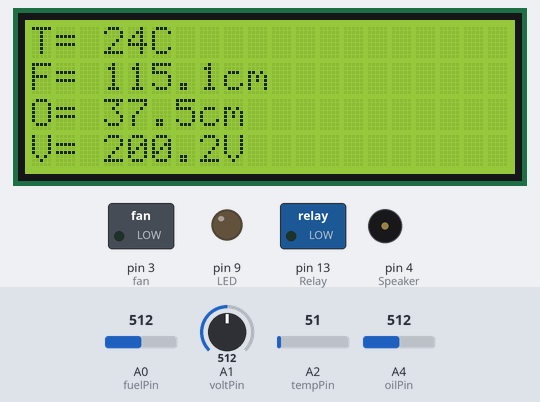
Simulated run of this sketch. Board: Arduino Uno, built with avr-gcc and run on an emulated ATmega328P. Parts: 20×4 character LCD, switched loads named in the sketch (green lamp = pin HIGH), output pins drawn as LEDs (lit = HIGH), buzzer (waves = sounding, pin HIGH). Dashed ring = blinking. Inputs (shaded band) come from the test bench; at power-on: A0 (fuelPin) = 512, A2 (tempPin) = 51, A4 (oilPin) = 512, A1 (voltPin) = 512. The modem accepts every AT command (registered, SIM ready, sends succeed) and sends nothing else; what the sketch prints to the serial monitor is not drawn.

Above: at 1.2 s.
1.3 s: A0 (fuelPin) set to 191
At 5.6 s:
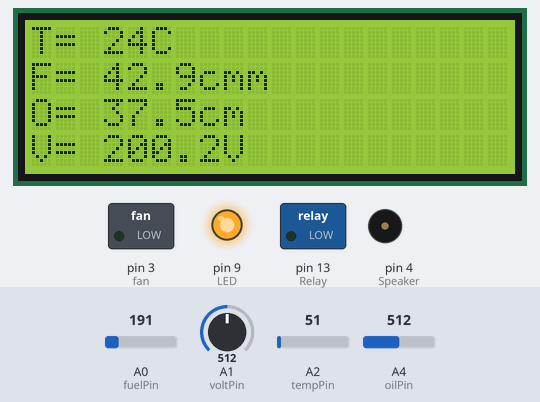
7.5 s: A0 (fuelPin) set to 159
At 9.8 s:
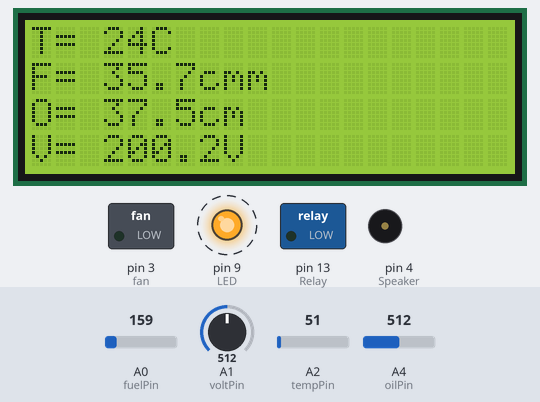
14.5 s: A2 (tempPin) set to 23
At 15.6 s:
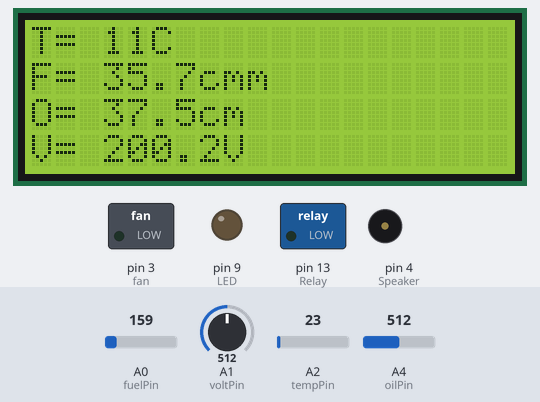
16.1 s: A2 (tempPin) set to 19
At 18.8 s:
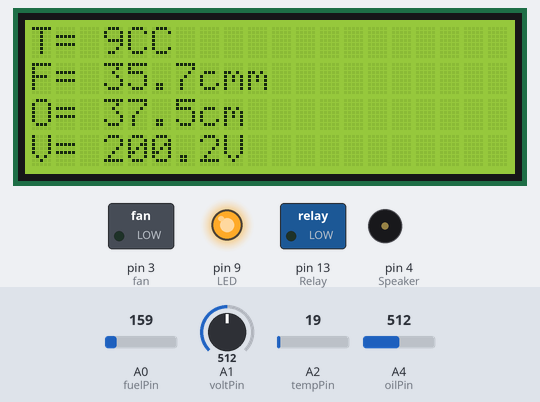
19.4 s: A4 (oilPin) set to 290
At 20.0 s:
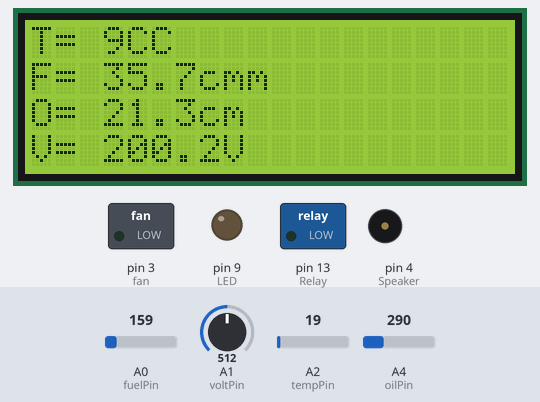
21.0 s: A4 (oilPin) set to 261
At 22.1 s:
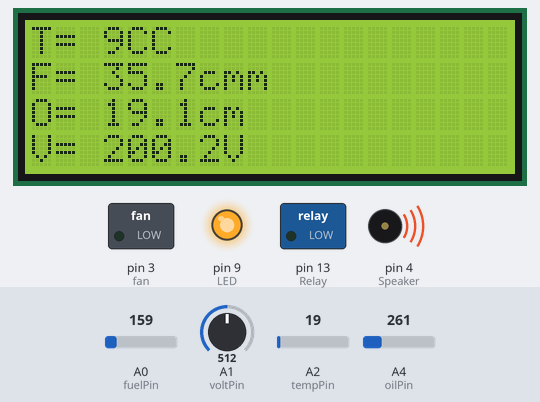
Timing chart, 0 to 24.2 s (numbered marks = the images above; inputs shaded):
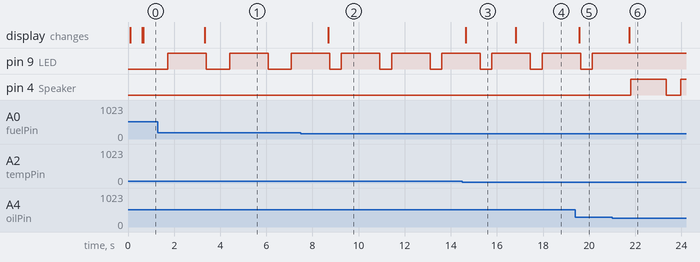

Measured:
- the behaviour switches between 178 and 177 on A0 (fuelPin) (found by bisection; images 1 and 2)
- the behaviour switches between 21 and 20 on A2 (tempPin) (found by bisection; images 3 and 4)
- the behaviour switches between 273 and 272 on A4 (oilPin) (found by bisection; images 5 and 6)
- after the input at 1.3 s, the display: changes after 2.0 s (image 1)
- after the input at 7.5 s, the display: changes after 1.2 s (image 2)
- after the input at 14.5 s, the display: changes after 0.14 s (image 3)
- after the input at 16.1 s, the display: changes after 0.71 s (image 4)
- after the input at 19.4 s, the display: changes after 0.16 s (image 5)
- after the input at 21.0 s, pin 9 (LED): stays HIGH (without the input it goes to LOW after 0.80 s); pin 4 (Speaker): LOW → HIGH after 0.79 s, → LOW 1.5 s later, → HIGH 0.63 s later; the display: changes after 0.74 s (image 6)

The sketch:

sketch_gechGambela_1.ino
```cpp
#include <LiquidCrystal.h>
#include <SoftwareSerial.h>
SoftwareSerial SIM900(7, 8);
// initialize the library with the numbers of the interface pins
LiquidCrystal lcd(12,11,10,7,6,5);
//declare variables
float fuelOut;
float OL;
float fuel;
float oil;
float D;
float VoltOut;
float tempC;
float Volt;
float T;
float V;
int LED = 9;
int Relay = 13;// the pin where Relay is found
int Speaker=4;// the pin where Speaker is found
int fuelPin = A0;
int voltPin = A1;
int tempPin = A2;
int oilPin = A4;
int fan = 3; // the pin where fan is found
int val=0;
float treshold = 4.3;
String textForSMS;
char incoming_char = 0;
int temp;
int tempMin = 40; // the temperature to start the fan
int tempMax = 100; // the maximum temperature when fan is at 100%
int fanSpeed;
int voltMin = 220;
int voltMax = 380;
void setup() {
  // set up the LCD's number of columns and rows:
  pinMode(fan, OUTPUT);//Defining the pin 3 of the Arduino as output
  pinMode(Speaker, OUTPUT);//Defining the pin 8 of the Arduino as output
  pinMode(Relay, OUTPUT);//Defining the pin 13 of the Arduino as output
  pinMode(LED, OUTPUT);//Defining the pin 9 of the Arduino as output
  lcd.begin(20, 4);
  Serial.print("T=");
  lcd.print("T=");
  lcd.setCursor(0, 1);
  Serial.println("F=");
  lcd.print("F=");
  lcd.setCursor(0, 2);
  lcd.print("O=");
  Serial.begin(9600);
  SIM900.begin(9600);
  analogReference(DEFAULT);
  pinMode(3, OUTPUT);
  pinMode(4, OUTPUT);
  pinMode(9, OUTPUT);
  pinMode(13, OUTPUT);
  pinMode(A0, INPUT);
  pinMode(A1, INPUT);
  pinMode(A2, INPUT);
  pinMode(A4, INPUT);

}
void loop()
{
  int mytemp [5];
  float avrtemp = 0;
  for (int i = 0; i <= 4; i++)
  {
    mytemp [i] = analogRead(tempPin);
    delay(5);
  }
  avrtemp = (mytemp [0] + mytemp [1] + mytemp [2] + mytemp [3] + mytemp [4]) / 5;
  temp = (5 * avrtemp * 100) / 1023;
  lcd.setCursor(0, 0);
  lcd.print("T= ");
  lcd.print(temp, 1);
  lcd.print("C");
  delay(5);
  if (temp < tempMin) { // if temp is lower than minimum temp
    digitalWrite(Speaker,LOW);
    fanSpeed = 0; // fan is not spinning
    digitalWrite(fan, LOW);
    analogWrite(fan, fanSpeed); // spin the fan at the fanS peed
    Serial.print(" - ");
    delay(5);
    Serial.println("TEMPERATURE IS NORMAL");
    delay(500);
  }
  if (temp >= tempMin) { // if temperature is higher than minimum temp
    digitalWrite(Speaker,HIGH);
    digitalWrite(LED, HIGH);
    fanSpeed = map(temp, tempMin, tempMax, 32, 255); // the actual speed of fan
    digitalWrite(fan, HIGH);
    analogWrite(fan, fanSpeed); // spin the fan at the fanSpeed  speed
    Serial.print(" , ");
    delay(5);
    Serial.println("TEMPERATURE IS HIGH ");
    delay(500);
  }
  T = analogRead(tempPin); //read the value from the sensor
  V = analogRead(voltPin);
  int myVolt [5];
  float avrVolt = 0;
  for (int i = 0; i <= 4; i++)
  {
    myVolt [i] = analogRead(voltPin);
    delay(5);
  }
  avrVolt = (myVolt [0] + myVolt [1] + myVolt [2] + myVolt [3] + myVolt [4]) / 5;
  VoltOut = (5 * avrVolt * 80) / 1023;
  lcd.setCursor(0, 3);
  lcd.print("V= ");
  lcd.print(VoltOut, 1);
  lcd.print("V");
  delay(5);
  int myfuel [5];
  float avrfuel = 0;
  for (int i = 0; i <= 4; i++)
  {
    myfuel [i] = analogRead(fuelPin);
    delay(5);
  }
  avrfuel = (myfuel [0] + myfuel [1] + myfuel [2] + myfuel[3] + myfuel [4]) / 5;
  fuelOut = (5 * avrfuel * 46) / 1023;
  lcd.setCursor(0, 1);
  lcd.print("F= ");
  lcd.print(fuelOut, 1);
  lcd.print("cm");
  delay(5);
  OL = analogRead(oilPin);
  oil = (5 * OL * 15) / 1023;
  D = (5 * OL) / 1023;
  lcd.setCursor(0, 2);
  lcd.print("O= ");
  lcd.print(oil, 1);
  lcd.print("cm");
  delay(5);
  SIM900.print("AT+CMGF=1\r");
  delay(5);
  SIM900.print("AT+CMGS=\"+251977665840\"\r");
  delay(10);
  if (fuelOut < 40) {
    Serial.println("FUEL IS LOW ");
    digitalWrite(Speaker, HIGH);
    digitalWrite(LED, HIGH);
    delay(5);
  }
  else {
    digitalWrite(Speaker, LOW);
    digitalWrite(LED, LOW);
    delay(5);
    Serial.println("FUEL IS NORMAL");
    delay(500);
  }
  if (oil < 20) {
    Serial.println("OIL IS LOW ");
    digitalWrite(Speaker, HIGH);
    digitalWrite(LED, HIGH);
    delay(500);
  }
  else {
    digitalWrite(Speaker, LOW);
    digitalWrite(LED, LOW);
    delay (5);
    Serial.println ("OIL IS NORMAL");
    delay (500);
  }
  if ((220 < VoltOut && VoltOut < 380)) {
    delay(5);
    Serial.println("NORMAL VOLTAGE");
    delay(5);
    digitalWrite(Relay, HIGH);
    digitalWrite(LED, LOW);
    delay(5);
  }
  else {
    digitalWrite(Relay, LOW);
    digitalWrite(LED, HIGH);
    delay(5);
    Serial.println ("UNNORMAL VOLTAGE");
    delay(500);
    Serial.println("FAULT IS HAPPEN");
    delay(500);
  }
}
```
